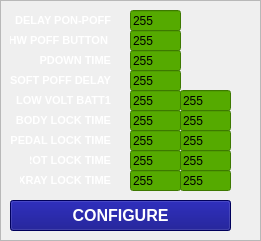
   <widget class="QFrame" name="frame">
    <property name="geometry">
     <rect>
      <x>520</x>
      <y>350</y>
      <width>261</width>
      <height>241</height>
     </rect>
    </property>
    <property name="frameShape">
     <enum>QFrame::StyledPanel</enum>
    </property>
    <property name="frameShadow">
     <enum>QFrame::Raised</enum>
    </property>
    <widget class="QLabel" name="label_18">
     <property name="geometry">
      <rect>
       <x>10</x>
       <y>10</y>
       <width>101</width>
       <height>20</height>
      </rect>
     </property>
     <property name="font">
      <font>
       <pointsize>8</pointsize>
       <bold>true</bold>
      </font>
     </property>
     <property name="styleSheet">
      <string notr="true">
color: rgb(255, 255, 255);
border-width: 0px;
</string>
     </property>
     <property name="text">
      <string>DELAY PON-POFF</string>
     </property>
     <property name="alignment">
      <set>Qt::AlignRight|Qt::AlignTrailing|Qt::AlignVCenter</set>
     </property>
    </widget>
    <widget class="QLineEdit" name="param0_0">
     <property name="geometry">
      <rect>
       <x>130</x>
       <y>10</y>
       <width>51</width>
       <height>21</height>
      </rect>
     </property>
     <property name="styleSheet">
      <string notr="true">background-color: rgb(85, 170, 0);
color: rgb(0, 0, 0);</string>
     </property>
     <property name="text">
      <string>255</string>
     </property>
    </widget>
    <widget class="QLabel" name="label_19">
     <property name="geometry">
      <rect>
       <x>10</x>
       <y>30</y>
       <width>101</width>
       <height>20</height>
      </rect>
     </property>
     <property name="font">
      <font>
       <pointsize>8</pointsize>
       <bold>true</bold>
      </font>
     </property>
     <property name="styleSheet">
      <string notr="true">
color: rgb(255, 255, 255);
border-width: 0px;
</string>
     </property>
     <property name="text">
      <string>HW POFF BUTTON </string>
     </property>
     <property name="alignment">
      <set>Qt::AlignRight|Qt::AlignTrailing|Qt::AlignVCenter</set>
     </property>
    </widget>
    <widget class="QLineEdit" name="param1_0">
     <property name="geometry">
      <rect>
       <x>130</x>
       <y>30</y>
       <width>51</width>
       <height>21</height>
      </rect>
     </property>
     <property name="styleSheet">
      <string notr="true">background-color: rgb(85, 170, 0);
color: rgb(0, 0, 0);</string>
     </property>
     <property name="text">
      <string>255</string>
     </property>
    </widget>
    <widget class="QLabel" name="label_20">
     <property name="geometry">
      <rect>
       <x>20</x>
       <y>50</y>
       <width>91</width>
       <height>20</height>
      </rect>
     </property>
     <property name="font">
      <font>
       <pointsize>8</pointsize>
       <bold>true</bold>
      </font>
     </property>
     <property name="styleSheet">
      <string notr="true">
color: rgb(255, 255, 255);
border-width: 0px;
</string>
     </property>
     <property name="text">
      <string>PDOWN TIME</string>
     </property>
     <property name="alignment">
      <set>Qt::AlignRight|Qt::AlignTrailing|Qt::AlignVCenter</set>
     </property>
    </widget>
    <widget class="QLineEdit" name="param2_0">
     <property name="geometry">
      <rect>
       <x>130</x>
       <y>50</y>
       <width>51</width>
       <height>21</height>
      </rect>
     </property>
     <property name="styleSheet">
      <string notr="true">background-color: rgb(85, 170, 0);
color: rgb(0, 0, 0);</string>
     </property>
     <property name="text">
      <string>255</string>
     </property>
    </widget>
    <widget class="QLabel" name="label_21">
     <property name="geometry">
      <rect>
       <x>10</x>
       <y>70</y>
       <width>101</width>
       <height>20</height>
      </rect>
     </property>
     <property name="font">
      <font>
       <pointsize>8</pointsize>
       <bold>true</bold>
      </font>
     </property>
     <property name="styleSheet">
      <string notr="true">
color: rgb(255, 255, 255);
border-width: 0px;
</string>
     </property>
     <property name="text">
      <string>SOFT POFF DELAY</string>
     </property>
     <property name="alignment">
      <set>Qt::AlignRight|Qt::AlignTrailing|Qt::AlignVCenter</set>
     </property>
    </widget>
    <widget class="QLineEdit" name="param3_0">
     <property name="geometry">
      <rect>
       <x>130</x>
       <y>70</y>
       <width>51</width>
       <height>21</height>
      </rect>
     </property>
     <property name="styleSheet">
      <string notr="true">background-color: rgb(85, 170, 0);
color: rgb(0, 0, 0);</string>
     </property>
     <property name="text">
      <string>255</string>
     </property>
    </widget>
    <widget class="QLabel" name="label_22">
     <property name="geometry">
      <rect>
       <x>10</x>
       <y>90</y>
       <width>101</width>
       <height>20</height>
      </rect>
     </property>
     <property name="font">
      <font>
       <pointsize>8</pointsize>
       <bold>true</bold>
      </font>
     </property>
     <property name="styleSheet">
      <string notr="true">
color: rgb(255, 255, 255);
border-width: 0px;
</string>
     </property>
     <property name="text">
      <string>LOW VOLT BATT1</string>
     </property>
     <property name="alignment">
      <set>Qt::AlignRight|Qt::AlignTrailing|Qt::AlignVCenter</set>
     </property>
    </widget>
    <widget class="QLineEdit" name="param4_0">
     <property name="geometry">
      <rect>
       <x>130</x>
       <y>90</y>
       <width>51</width>
       <height>21</height>
      </rect>
     </property>
     <property name="styleSheet">
      <string notr="true">background-color: rgb(85, 170, 0);
color: rgb(0, 0, 0);</string>
     </property>
     <property name="text">
      <string>255</string>
     </property>
    </widget>
    <widget class="QLineEdit" name="param4_1">
     <property name="geometry">
      <rect>
       <x>180</x>
       <y>90</y>
       <width>51</width>
       <height>21</height>
      </rect>
     </property>
     <property name="styleSheet">
      <string notr="true">background-color: rgb(85, 170, 0);
color: rgb(0, 0, 0);</string>
     </property>
     <property name="text">
      <string>255</string>
     </property>
    </widget>
    <widget class="QLabel" name="label_24">
     <property name="geometry">
      <rect>
       <x>10</x>
       <y>110</y>
       <width>101</width>
       <height>20</height>
      </rect>
     </property>
     <property name="font">
      <font>
       <pointsize>8</pointsize>
       <bold>true</bold>
      </font>
     </property>
     <property name="styleSheet">
      <string notr="true">
color: rgb(255, 255, 255);
border-width: 0px;
</string>
     </property>
     <property name="text">
      <string>BODY LOCK TIME</string>
     </property>
     <property name="alignment">
      <set>Qt::AlignRight|Qt::AlignTrailing|Qt::AlignVCenter</set>
     </property>
    </widget>
    <widget class="QLineEdit" name="param5_0">
     <property name="geometry">
      <rect>
       <x>130</x>
       <y>110</y>
       <width>51</width>
       <height>21</height>
      </rect>
     </property>
     <property name="styleSheet">
      <string notr="true">background-color: rgb(85, 170, 0);
color: rgb(0, 0, 0);</string>
     </property>
     <property name="text">
      <string>255</string>
     </property>
    </widget>
    <widget class="QLineEdit" name="param5_1">
     <property name="geometry">
      <rect>
       <x>180</x>
       <y>110</y>
       <width>51</width>
       <height>21</height>
      </rect>
     </property>
     <property name="styleSheet">
      <string notr="true">background-color: rgb(85, 170, 0);
color: rgb(0, 0, 0);</string>
     </property>
     <property name="text">
      <string>255</string>
     </property>
    </widget>
    <widget class="QLineEdit" name="param6_1">
     <property name="geometry">
      <rect>
       <x>180</x>
       <y>130</y>
       <width>51</width>
       <height>21</height>
      </rect>
     </property>
     <property name="styleSheet">
      <string notr="true">background-color: rgb(85, 170, 0);
color: rgb(0, 0, 0);</string>
     </property>
     <property name="text">
      <string>255</string>
     </property>
    </widget>
    <widget class="QLineEdit" name="param6_0">
     <property name="geometry">
      <rect>
       <x>130</x>
       <y>130</y>
       <width>51</width>
       <height>21</height>
      </rect>
     </property>
     <property name="styleSheet">
      <string notr="true">background-color: rgb(85, 170, 0);
color: rgb(0, 0, 0);</string>
     </property>
     <property name="text">
      <string>255</string>
     </property>
    </widget>
    <widget class="QLabel" name="label_26">
     <property name="geometry">
      <rect>
       <x>10</x>
       <y>130</y>
       <width>101</width>
       <height>20</height>
      </rect>
     </property>
     <property name="font">
      <font>
       <pointsize>8</pointsize>
       <bold>true</bold>
      </font>
     </property>
     <property name="styleSheet">
      <string notr="true">
color: rgb(255, 255, 255);
border-width: 0px;
</string>
     </property>
     <property name="text">
      <string>PEDAL LOCK TIME</string>
     </property>
     <property name="alignment">
      <set>Qt::AlignRight|Qt::AlignTrailing|Qt::AlignVCenter</set>
     </property>
    </widget>
    <widget class="QLineEdit" name="param7_1">
     <property name="geometry">
      <rect>
       <x>180</x>
       <y>150</y>
       <width>51</width>
       <height>21</height>
      </rect>
     </property>
     <property name="styleSheet">
      <string notr="true">background-color: rgb(85, 170, 0);
color: rgb(0, 0, 0);</string>
     </property>
     <property name="text">
      <string>255</string>
     </property>
    </widget>
    <widget class="QLineEdit" name="param7_0">
     <property name="geometry">
      <rect>
       <x>130</x>
       <y>150</y>
       <width>51</width>
       <height>21</height>
      </rect>
     </property>
     <property name="styleSheet">
      <string notr="true">background-color: rgb(85, 170, 0);
color: rgb(0, 0, 0);</string>
     </property>
     <property name="text">
      <string>255</string>
     </property>
    </widget>
    <widget class="QLabel" name="label_29">
     <property name="geometry">
      <rect>
       <x>30</x>
       <y>150</y>
       <width>81</width>
       <height>20</height>
      </rect>
     </property>
     <property name="font">
      <font>
       <pointsize>8</pointsize>
       <bold>true</bold>
      </font>
     </property>
     <property name="styleSheet">
      <string notr="true">
color: rgb(255, 255, 255);
border-width: 0px;
</string>
     </property>
     <property name="text">
      <string>ROT LOCK TIME</string>
     </property>
     <property name="alignment">
      <set>Qt::AlignRight|Qt::AlignTrailing|Qt::AlignVCenter</set>
     </property>
    </widget>
    <widget class="QLabel" name="label_30">
     <property name="geometry">
      <rect>
       <x>20</x>
       <y>170</y>
       <width>91</width>
       <height>20</height>
      </rect>
     </property>
     <property name="font">
      <font>
       <pointsize>8</pointsize>
       <bold>true</bold>
      </font>
     </property>
     <property name="styleSheet">
      <string notr="true">
color: rgb(255, 255, 255);
border-width: 0px;
</string>
     </property>
     <property name="text">
      <string>XRAY LOCK TIME</string>
     </property>
     <property name="alignment">
      <set>Qt::AlignRight|Qt::AlignTrailing|Qt::AlignVCenter</set>
     </property>
    </widget>
    <widget class="QLineEdit" name="param8_0">
     <property name="geometry">
      <rect>
       <x>130</x>
       <y>170</y>
       <width>51</width>
       <height>21</height>
      </rect>
     </property>
     <property name="styleSheet">
      <string notr="true">background-color: rgb(85, 170, 0);
color: rgb(0, 0, 0);</string>
     </property>
     <property name="text">
      <string>255</string>
     </property>
    </widget>
    <widget class="QLineEdit" name="param8_1">
     <property name="geometry">
      <rect>
       <x>180</x>
       <y>170</y>
       <width>51</width>
       <height>21</height>
      </rect>
     </property>
     <property name="styleSheet">
      <string notr="true">background-color: rgb(85, 170, 0);
color: rgb(0, 0, 0);</string>
     </property>
     <property name="text">
      <string>255</string>
     </property>
    </widget>
    <widget class="QPushButton" name="configureButton">
     <property name="geometry">
      <rect>
       <x>10</x>
       <y>200</y>
       <width>221</width>
       <height>31</height>
      </rect>
     </property>
     <property name="font">
      <font>
       <pointsize>12</pointsize>
       <bold>true</bold>
      </font>
     </property>
     <property name="styleSheet">
      <string notr="true">background-color: rgb(0, 0, 127);
color: rgb(255, 255, 255);
border-width: 0px;
</string>
     </property>
     <property name="text">
      <string>CONFIGURE</string>
     </property>
    </widget>
   </widget>
